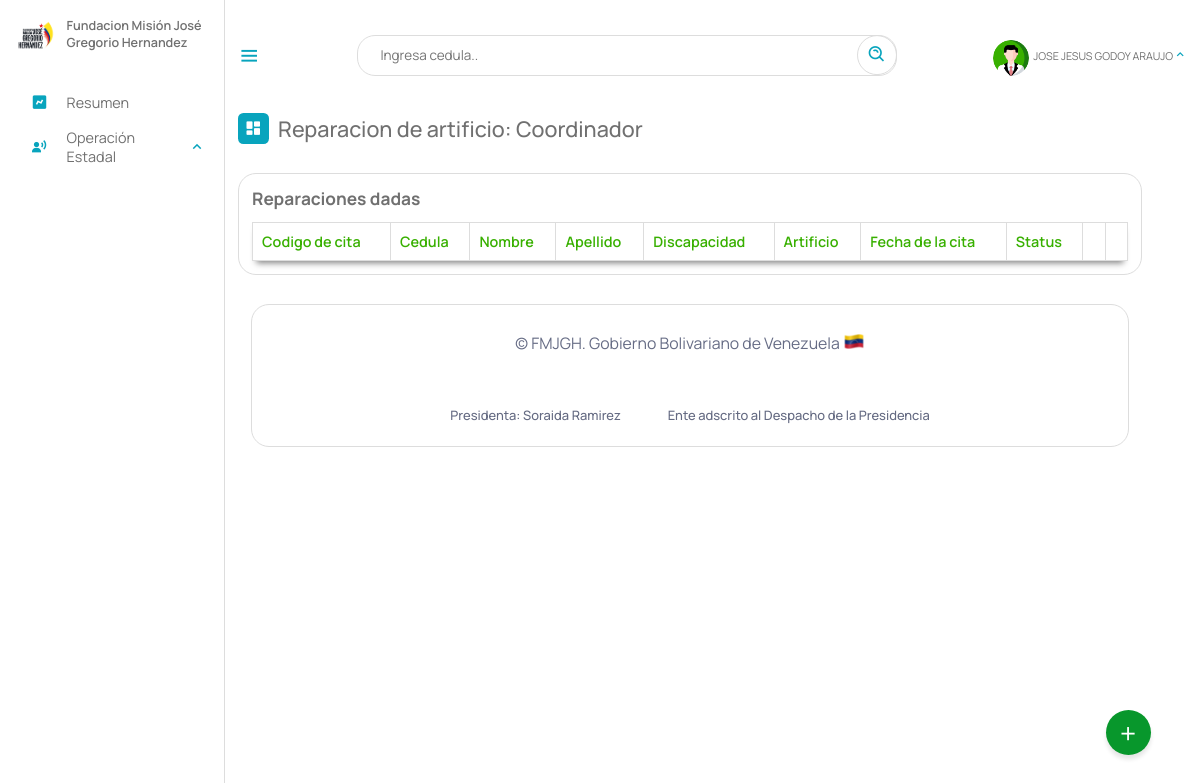
Page /Escritorio/06-reparacionDada.php (signed in) on the earlier database version.
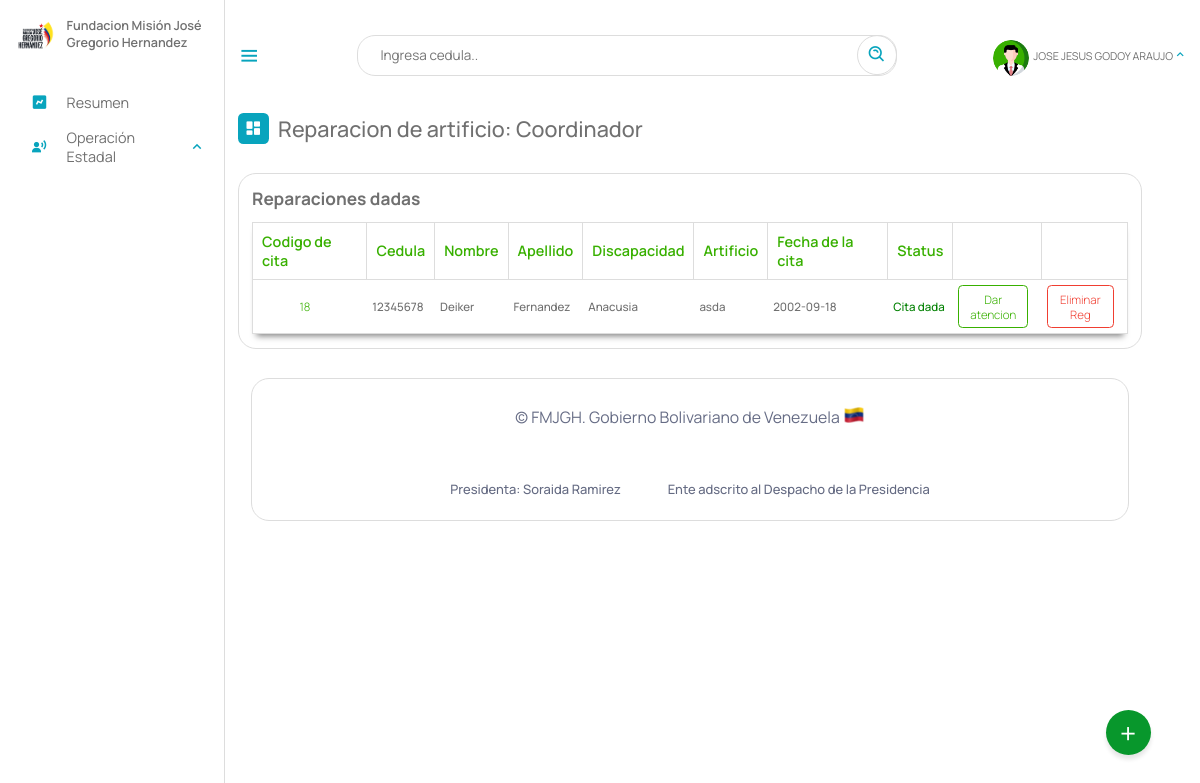
Same page on the later database version.
### tables this page shows
CREATE TABLE `beneficiario` (
  `cedula` int(12) NOT NULL,
  `nombre` text NOT NULL,
  `apellido` text NOT NULL,
  `fecha_naci` date NOT NULL,
  `email` varchar(50) NOT NULL,
  `telefono` varchar(12) NOT NULL,
  `nacionalidad` char(2) NOT NULL,
  `edad` int(2) NOT NULL,
  `sexo` char(1) NOT NULL,
  `edo_civil` text NOT NULL,
  `nro_hijo` int(2) DEFAULT NULL,
  `estado` varchar(10) NOT NULL,
  `municipio` varchar(20) NOT NULL,
  `parroquia` varchar(10) NOT NULL,
  `discapacidad` varchar(10) NOT NULL,
  `atencion_solicitada` varchar(10) NOT NULL,
  `certificado` varchar(50) DEFAULT NULL,
  `registrado_por` text DEFAULT NULL,
  `fecha_registro` date NOT NULL,
  PRIMARY KEY (`cedula`),
  KEY `estado` (`estado`),
  KEY `discapacidad` (`discapacidad`),
  KEY `atencion_solicitada` (`atencion_solicitada`),
  KEY `municipio` (`municipio`),
  KEY `parroquia` (`parroquia`),
  CONSTRAINT `beneficiario_ibfk_1` FOREIGN KEY (`estado`) REFERENCES `estados` (`id_estados`) ON DELETE CASCADE,
  CONSTRAINT `beneficiario_ibfk_2` FOREIGN KEY (`municipio`) REFERENCES `municipios` (`id_municipios`) ON DELETE CASCADE,
  CONSTRAINT `beneficiario_ibfk_3` FOREIGN KEY (`parroquia`) REFERENCES `parroquia` (`id`) ON DELETE CASCADE ON UPDATE CASCADE,
  CONSTRAINT `beneficiario_ibfk_4` FOREIGN KEY (`discapacidad`) REFERENCES `discapacid_e` (`id_e`) ON DELETE CASCADE,
  CONSTRAINT `beneficiario_ibfk_5` FOREIGN KEY (`atencion_solicitada`) REFERENCES `tipoatencion` (`id`) ON DELETE CASCADE
);

CREATE TABLE `reparacion_artificios` (
  `id` int(11) NOT NULL AUTO_INCREMENT,
  `cedula` int(12) NOT NULL,
  `fecha_reparacion` date DEFAULT NULL,
  `artificio` varchar(10) DEFAULT NULL,
  `status` text DEFAULT NULL,
  `descripcion` text DEFAULT NULL,
  PRIMARY KEY (`id`),
  KEY `cedula` (`cedula`)
);

### php/01-05-reparacionArtificio.php (called while the page is built, shortened)
<?php
include_once("ManejadorBD.php");
class raparacion_artificio extends ManejadorBD{
        private $cnn;
        public function __construct($tipoConexion){
            $this->cnn = parent::conectar($tipoConexion);
        }
		public function consultarTodasReparacionesDadas(){
			try{
				$stmt = $this->cnn->prepare("SELECT beneficiario.nombre, beneficiario.apellido, beneficiario.cedula, beneficiario.discapacidad,
				 beneficiario.atencion_solicitada, reparacion_artificios.id, reparacion_artificios.artificio, reparacion_artificios.status, reparacion_artificios.fecha_reparacion, reparacion_artificios.descripcion FROM
				 beneficiario, reparacion_artificios WHERE beneficiario.cedula = reparacion_artificios.cedula AND
				 /* beneficiario.atencion_solicitada = '6-repaart' */  reparacion_artificios.artificio IS NOT NULL;");
				$stmt->setFetchMode(PDO::FETCH_ASSOC);
				$stmt->execute();
				return $stmt->fetchAll();
	        }catch(PDOException $error) {
				echo "Error: ejecutando consulta SQL.".$error->getMessage();
				exit();
	        }
		}
}

### php/ManejadorBD.php (called while the page is built, shortened)
<?php
	class ManejadorBD extends PDO {
		public $srv	= SRV;
		public $usr	= USR;
		public $pas	= PAS;
		public $dbn	= BDN;
		public function conectar($tipoConexion){
			try{
				switch ($tipoConexion) {
				    case 1:
				        $dsn = "mysql:host=$this->srv;dbname=$this->dbn";
				        break;
				}
				$dbh = new PDO($dsn, $this->usr, $this->pas);
    			$dbh->setAttribute(PDO::ATTR_ERRMODE, PDO::ERRMODE_EXCEPTION);
			}catch(PDOException $error){
                echo "Error al Conectar con la Base de Datos: ".$error->getMessage();
                exit();
			}
            $this->conexionBD = $dbh;
			return $this->conexionBD;
		}
	}
?>

### Escritorio/06-reparacionDada.php (the view, shortened to what this page needs)
<?php
include_once("partearriba.php");
?>
<link rel="stylesheet" type="text/css" href="https://cdn.datatables.net/1.11.3/css/jquery.dataTables.min.css">
<div class="dash-contenido">
    <div class="overview">
        <div class="titulo">
            <i class='bx bxs-dashboard'> </i>
            <span class="link-name">Reparacion de artificio: <?php echo $rol ?></span>
        </div>
    </div>
    <div class="tabla-atencion">
        <h2>Reparaciones dadas</h2>
        <table>
            <thead>
                <tr>
                    <th>Codigo de cita</th>
                    <th>Cedula</th>
                    <th>Nombre</th>
                    <th>Apellido</th>
                    <th>Discapacidad</th>
                    <th>Artificio</th>
                    <th>Fecha de la cita</th>
                    <th>Status</th>
                    <th></th>
                    <th></th>
                </tr>
            </thead>
            <tbody>
                <?php
                include_once("../php/01-05-reparacionArtificio.php");
                $aten = new raparacion_artificio(1);
                $consulta = $aten->consultarTodasReparacionesDadas();
                if ($consulta) {
                    foreach ($consulta as $registros) {
                ?>
                        <tr>
                        <td><a class="cedula" id="verBeneficiario" <?php if ($registros['status'] != 'Reparacion completada') { ?> href="06-reparacionModificar.php?id=<?php echo $registros['id']; ?>" <?php } ?>><?php echo $registros["id"] ?></a></td>
                            <td><?php echo $registros["cedula"] ?></td>
                            <td><?php echo $registros["nombre"] ?></td>
                            <td><?php echo $registros["apellido"] ?></td>
                            <td><?php echo $registros["discapacidad"] ?></td>
                            <td><?php echo $registros["artificio"] ?></td>
                            <td><?php echo $registros["fecha_reparacion"] ?></td>
                            <td style="color: green;"><?php echo $registros["status"] ?></td>
                            <?php if ($registros['status'] != 'Reparacion completada') { ?>
                                <td><a onclick="cargar('<?php echo addslashes($registros['descripcion']); ?>', '<?php echo $registros['id']; ?>', '<?php echo $registros['nombre']; ?>')">Dar atencion</a></td>
                            <?php   } else { ?>
                                <td><a class="remitir">Enviar notificacion</a></td>
                            <?php } ?>
                            <td><a onclick="eliminar('<?php echo ($registros['id']); ?>')" class="eliminar">Eliminar Reg</a></td>
                        </tr>
                <?php
                    }
                }
                ?>
            </tbody>
        </table>
    </div>
    <?php
    include_once("parteabajo.php");
    ?>

Differences in the rows shown:
added beneficiario: reparacion_artificios.id "18", cedula "12345678", nombre "Deiker", apellido "Fernandez", discapacidad "Anacusia", reparacion_artificios.artificio "asda", reparacion_artificios.fecha_reparacion "2002-09-18", reparacion_artificios.status "Cita dada"
